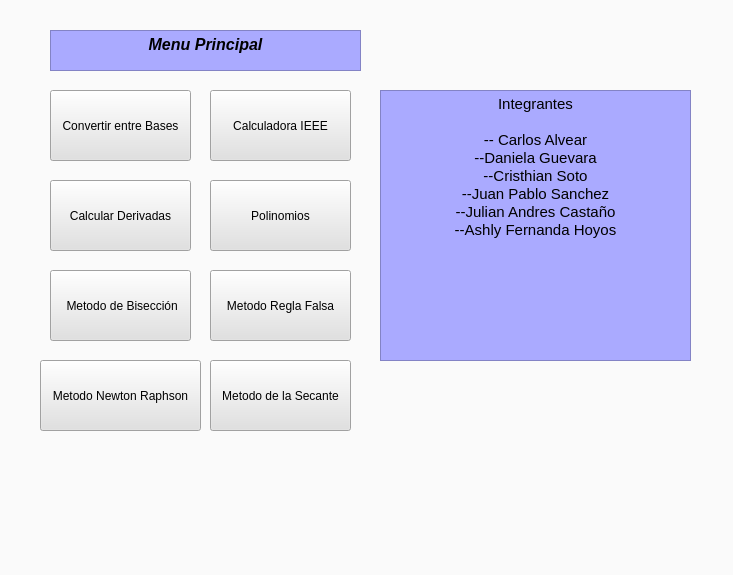
<?xml version="1.0" encoding="UTF-8"?>
<ui version="4.0">
 <class>interfaz</class>
 <widget class="QWidget" name="interfaz">
  <property name="geometry">
   <rect>
    <x>0</x>
    <y>0</y>
    <width>733</width>
    <height>575</height>
   </rect>
  </property>
  <property name="windowTitle">
   <string>menu principal</string>
  </property>
  <property name="styleSheet">
   <string notr="true">background-color: rgb(250, 250, 250);</string>
  </property>
  <widget class="QPushButton" name="pushButton">
   <property name="geometry">
    <rect>
     <x>50</x>
     <y>90</y>
     <width>141</width>
     <height>71</height>
    </rect>
   </property>
   <property name="styleSheet">
    <string notr="true">background-color: rgb(225, 225, 225);
font: 75 italic 12pt &quot;Arial Narrow&quot;;</string>
   </property>
   <property name="text">
    <string>Convertir entre Bases</string>
   </property>
  </widget>
  <widget class="QPushButton" name="pushButton_2">
   <property name="geometry">
    <rect>
     <x>50</x>
     <y>180</y>
     <width>141</width>
     <height>71</height>
    </rect>
   </property>
   <property name="styleSheet">
    <string notr="true">background-color: rgb(225, 225, 225);
font: 75 italic 12pt &quot;Arial Narrow&quot;;</string>
   </property>
   <property name="text">
    <string>Calcular Derivadas</string>
   </property>
  </widget>
  <widget class="QPushButton" name="pushButton_3">
   <property name="geometry">
    <rect>
     <x>50</x>
     <y>270</y>
     <width>141</width>
     <height>71</height>
    </rect>
   </property>
   <property name="styleSheet">
    <string notr="true">background-color: rgb(225, 225, 225);
font: 75 italic 12pt &quot;Arial Narrow&quot;;</string>
   </property>
   <property name="text">
    <string> Metodo de Bisección</string>
   </property>
  </widget>
  <widget class="QPushButton" name="pushButton_4">
   <property name="geometry">
    <rect>
     <x>210</x>
     <y>270</y>
     <width>141</width>
     <height>71</height>
    </rect>
   </property>
   <property name="styleSheet">
    <string notr="true">background-color: rgb(225, 225, 225);
font: 75 italic 12pt &quot;Arial Narrow&quot;;</string>
   </property>
   <property name="text">
    <string>Metodo Regla Falsa</string>
   </property>
  </widget>
  <widget class="QPushButton" name="pushButton_5">
   <property name="geometry">
    <rect>
     <x>40</x>
     <y>360</y>
     <width>161</width>
     <height>71</height>
    </rect>
   </property>
   <property name="styleSheet">
    <string notr="true">background-color: rgb(225, 225, 225);
font: 75 italic 12pt &quot;Arial Narrow&quot;;</string>
   </property>
   <property name="text">
    <string>Metodo Newton Raphson</string>
   </property>
  </widget>
  <widget class="QPushButton" name="pushButton_6">
   <property name="geometry">
    <rect>
     <x>210</x>
     <y>360</y>
     <width>141</width>
     <height>71</height>
    </rect>
   </property>
   <property name="styleSheet">
    <string notr="true">background-color: rgb(225, 225, 225);
font: 75 italic 12pt &quot;Arial Narrow&quot;;</string>
   </property>
   <property name="text">
    <string>Metodo de la Secante</string>
   </property>
  </widget>
  <widget class="QTextEdit" name="MenuPrin">
   <property name="geometry">
    <rect>
     <x>50</x>
     <y>30</y>
     <width>311</width>
     <height>41</height>
    </rect>
   </property>
   <property name="styleSheet">
    <string notr="true">background-color: rgb(170, 170, 255);</string>
   </property>
   <property name="html">
    <string>&lt;!DOCTYPE HTML PUBLIC &quot;-//W3C//DTD HTML 4.0//EN&quot; &quot;http://www.w3.org/TR/REC-html40/strict.dtd&quot;&gt;
&lt;html&gt;&lt;head&gt;&lt;meta name=&quot;qrichtext&quot; content=&quot;1&quot; /&gt;&lt;style type=&quot;text/css&quot;&gt;
p, li { white-space: pre-wrap; }
&lt;/style&gt;&lt;/head&gt;&lt;body style=&quot; font-family:'MS Shell Dlg 2'; font-size:8.25pt; font-weight:400; font-style:normal;&quot;&gt;
&lt;p align=&quot;center&quot; style=&quot; margin-top:0px; margin-bottom:0px; margin-left:0px; margin-right:0px; -qt-block-indent:0; text-indent:0px;&quot;&gt;&lt;span style=&quot; font-size:12pt; font-weight:600; font-style:italic;&quot;&gt;Menu Principal&lt;/span&gt;&lt;/p&gt;&lt;/body&gt;&lt;/html&gt;</string>
   </property>
  </widget>
  <widget class="QTextEdit" name="Integrantes">
   <property name="geometry">
    <rect>
     <x>380</x>
     <y>90</y>
     <width>311</width>
     <height>271</height>
    </rect>
   </property>
   <property name="styleSheet">
    <string notr="true">background-color: rgb(170, 170, 255);</string>
   </property>
   <property name="html">
    <string>&lt;!DOCTYPE HTML PUBLIC &quot;-//W3C//DTD HTML 4.0//EN&quot; &quot;http://www.w3.org/TR/REC-html40/strict.dtd&quot;&gt;
&lt;html&gt;&lt;head&gt;&lt;meta name=&quot;qrichtext&quot; content=&quot;1&quot; /&gt;&lt;style type=&quot;text/css&quot;&gt;
p, li { white-space: pre-wrap; }
&lt;/style&gt;&lt;/head&gt;&lt;body style=&quot; font-family:'MS Shell Dlg 2'; font-size:8.25pt; font-weight:400; font-style:normal;&quot;&gt;
&lt;p align=&quot;center&quot; style=&quot; margin-top:0px; margin-bottom:0px; margin-left:0px; margin-right:0px; -qt-block-indent:0; text-indent:0px;&quot;&gt;&lt;span style=&quot; font-size:11pt;&quot;&gt;Integrantes&lt;/span&gt;&lt;/p&gt;
&lt;p align=&quot;center&quot; style=&quot;-qt-paragraph-type:empty; margin-top:0px; margin-bottom:0px; margin-left:0px; margin-right:0px; -qt-block-indent:0; text-indent:0px; font-size:11pt;&quot;&gt;&lt;br /&gt;&lt;/p&gt;
&lt;p align=&quot;center&quot; style=&quot; margin-top:0px; margin-bottom:0px; margin-left:0px; margin-right:0px; -qt-block-indent:0; text-indent:0px;&quot;&gt;&lt;span style=&quot; font-size:11pt;&quot;&gt;-- Carlos Alvear&lt;/span&gt;&lt;/p&gt;
&lt;p align=&quot;center&quot; style=&quot; margin-top:0px; margin-bottom:0px; margin-left:0px; margin-right:0px; -qt-block-indent:0; text-indent:0px;&quot;&gt;&lt;span style=&quot; font-size:11pt;&quot;&gt;--Daniela Guevara&lt;/span&gt;&lt;/p&gt;
&lt;p align=&quot;center&quot; style=&quot; margin-top:0px; margin-bottom:0px; margin-left:0px; margin-right:0px; -qt-block-indent:0; text-indent:0px;&quot;&gt;&lt;span style=&quot; font-size:11pt;&quot;&gt;--Cristhian Soto&lt;/span&gt;&lt;/p&gt;
&lt;p align=&quot;center&quot; style=&quot; margin-top:0px; margin-bottom:0px; margin-left:0px; margin-right:0px; -qt-block-indent:0; text-indent:0px;&quot;&gt;&lt;span style=&quot; font-size:11pt;&quot;&gt;--Juan Pablo Sanchez&lt;/span&gt;&lt;/p&gt;
&lt;p align=&quot;center&quot; style=&quot; margin-top:0px; margin-bottom:0px; margin-left:0px; margin-right:0px; -qt-block-indent:0; text-indent:0px;&quot;&gt;&lt;span style=&quot; font-size:11pt;&quot;&gt;--Julian Andres Castaño&lt;/span&gt;&lt;/p&gt;
&lt;p align=&quot;center&quot; style=&quot; margin-top:0px; margin-bottom:0px; margin-left:0px; margin-right:0px; -qt-block-indent:0; text-indent:0px;&quot;&gt;&lt;span style=&quot; font-size:11pt;&quot;&gt;--Ashly Fernanda Hoyos&lt;/span&gt;&lt;/p&gt;
&lt;p align=&quot;center&quot; style=&quot;-qt-paragraph-type:empty; margin-top:0px; margin-bottom:0px; margin-left:0px; margin-right:0px; -qt-block-indent:0; text-indent:0px; font-family:'open sans'; font-size:8pt; font-weight:600; color:#ffffff;&quot;&gt;&lt;br /&gt;&lt;/p&gt;
&lt;p align=&quot;center&quot; style=&quot;-qt-paragraph-type:empty; margin-top:0px; margin-bottom:0px; margin-left:0px; margin-right:0px; -qt-block-indent:0; text-indent:0px; font-family:'open sans'; font-size:8pt; font-weight:600; color:#ffffff;&quot;&gt;&lt;br /&gt;&lt;/p&gt;&lt;/body&gt;&lt;/html&gt;</string>
   </property>
  </widget>
  <widget class="QPushButton" name="pushButton_7">
   <property name="geometry">
    <rect>
     <x>210</x>
     <y>90</y>
     <width>141</width>
     <height>71</height>
    </rect>
   </property>
   <property name="styleSheet">
    <string notr="true">background-color: rgb(225, 225, 225);
font: 75 italic 12pt &quot;Arial Narrow&quot;;</string>
   </property>
   <property name="text">
    <string>Calculadora IEEE</string>
   </property>
  </widget>
  <widget class="QPushButton" name="pushButton_8">
   <property name="geometry">
    <rect>
     <x>210</x>
     <y>180</y>
     <width>141</width>
     <height>71</height>
    </rect>
   </property>
   <property name="styleSheet">
    <string notr="true">background-color: rgb(225, 225, 225);
font: 75 italic 12pt &quot;Arial Narrow&quot;;</string>
   </property>
   <property name="text">
    <string>Polinomios</string>
   </property>
  </widget>
 </widget>
 <resources/>
 <connections/>
</ui>
